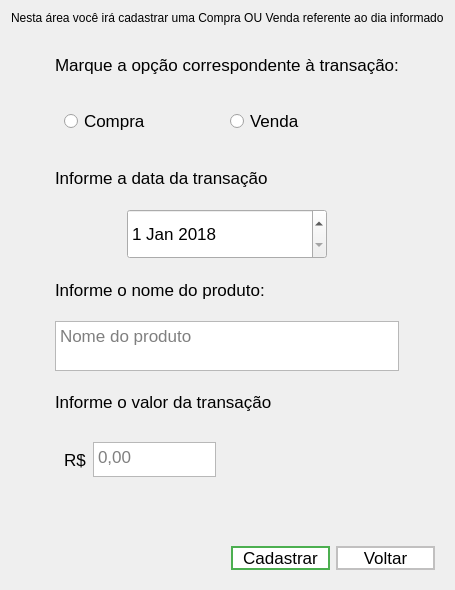
      <widget class="QWidget" name="registration_page">
       <layout class="QGridLayout" name="gridLayout_3">
        <item row="0" column="1">
         <widget class="QLabel" name="page_title">
          <property name="maximumSize">
           <size>
            <width>16777215</width>
            <height>70</height>
           </size>
          </property>
          <property name="text">
           <string>Nesta área você irá cadastrar uma Compra OU Venda referente ao dia informado</string>
          </property>
         </widget>
        </item>
        <item row="2" column="1">
         <widget class="QWidget" name="horizontalWidget" native="true">
          <property name="maximumSize">
           <size>
            <width>16777215</width>
            <height>70</height>
           </size>
          </property>
          <layout class="QHBoxLayout" name="horizontalLayout_5">
           <item>
            <widget class="QLabel" name="spacer_2">
             <property name="text">
              <string/>
             </property>
            </widget>
           </item>
           <item>
            <widget class="QLabel" name="spacer_3">
             <property name="text">
              <string/>
             </property>
            </widget>
           </item>
           <item>
            <widget class="QPushButton" name="register_button_3">
             <property name="maximumSize">
              <size>
               <width>180</width>
               <height>60</height>
              </size>
             </property>
             <property name="font">
              <font>
               <pointsize>13</pointsize>
              </font>
             </property>
             <property name="styleSheet">
              <string notr="true">QPushButton {
	background-color: white;
	color: black;
	border: 2px solid #4CAF50;
}

QPushButton : hover : !pressed {
	background-color: #4CAF50;
	color: white;
	font-weight: bold;
}

QPushButton:pressed {
	background-color: #4CAF50;
	color: white;
	font-weight: bold;
}</string>
             </property>
             <property name="text">
              <string>Cadastrar</string>
             </property>
            </widget>
           </item>
           <item>
            <widget class="QPushButton" name="back_button">
             <property name="maximumSize">
              <size>
               <width>180</width>
               <height>60</height>
              </size>
             </property>
             <property name="font">
              <font>
               <pointsize>13</pointsize>
              </font>
             </property>
             <property name="styleSheet">
              <string notr="true">QPushButton {
	background-color: white;
	color: black;
	border: 2px solid #C1C0C0;
}

QPushButton : hover : !pressed {
	background-color: #C1C0C0;
	color: white;
	font-weight: bold;
}

QPushButton:pressed {
	background-color: #C1C0C0;
	color: white;
	font-weight: bold;
}</string>
             </property>
             <property name="text">
              <string>Voltar</string>
             </property>
            </widget>
           </item>
          </layout>
         </widget>
        </item>
        <item row="1" column="1">
         <widget class="QWidget" name="gridWidget" native="true">
          <property name="minimumSize">
           <size>
            <width>300</width>
            <height>500</height>
           </size>
          </property>
          <property name="font">
           <font>
            <pointsize>13</pointsize>
           </font>
          </property>
          <layout class="QGridLayout" name="gridLayout_10">
           <item row="8" column="0">
            <widget class="QTextEdit" name="product_name_option">
             <property name="sizePolicy">
              <sizepolicy hsizetype="Preferred" vsizetype="Preferred">
               <horstretch>0</horstretch>
               <verstretch>0</verstretch>
              </sizepolicy>
             </property>
             <property name="maximumSize">
              <size>
               <width>16777215</width>
               <height>50</height>
              </size>
             </property>
             <property name="font">
              <font>
               <pointsize>13</pointsize>
              </font>
             </property>
             <property name="undoRedoEnabled">
              <bool>false</bool>
             </property>
             <property name="placeholderText">
              <string>Nome do produto</string>
             </property>
            </widget>
           </item>
           <item row="0" column="0">
            <widget class="QLabel" name="transaction_label">
             <property name="maximumSize">
              <size>
               <width>16777215</width>
               <height>70</height>
              </size>
             </property>
             <property name="font">
              <font>
               <pointsize>13</pointsize>
              </font>
             </property>
             <property name="text">
              <string>Marque a opção correspondente à transação:</string>
             </property>
            </widget>
           </item>
           <item row="2" column="0">
            <widget class="QLabel" name="date_label">
             <property name="maximumSize">
              <size>
               <width>16777215</width>
               <height>70</height>
              </size>
             </property>
             <property name="font">
              <font>
               <pointsize>13</pointsize>
              </font>
             </property>
             <property name="text">
              <string>Informe a data da transação</string>
             </property>
            </widget>
           </item>
           <item row="4" column="0" alignment="Qt::AlignHCenter">
            <widget class="QDateEdit" name="date_option">
             <property name="minimumSize">
              <size>
               <width>200</width>
               <height>0</height>
              </size>
             </property>
             <property name="maximumSize">
              <size>
               <width>200</width>
               <height>50</height>
              </size>
             </property>
             <property name="font">
              <font>
               <pointsize>13</pointsize>
              </font>
             </property>
             <property name="maximumDateTime">
              <datetime>
               <hour>23</hour>
               <minute>59</minute>
               <second>59</second>
               <year>2050</year>
               <month>12</month>
               <day>31</day>
              </datetime>
             </property>
             <property name="minimumDateTime">
              <datetime>
               <hour>0</hour>
               <minute>0</minute>
               <second>0</second>
               <year>1990</year>
               <month>1</month>
               <day>1</day>
              </datetime>
             </property>
             <property name="date">
              <date>
               <year>2018</year>
               <month>1</month>
               <day>1</day>
              </date>
             </property>
            </widget>
           </item>
           <item row="10" column="0">
            <widget class="QLabel" name="value_label">
             <property name="maximumSize">
              <size>
               <width>16777215</width>
               <height>60</height>
              </size>
             </property>
             <property name="font">
              <font>
               <pointsize>13</pointsize>
              </font>
             </property>
             <property name="text">
              <string>Informe o valor da transação</string>
             </property>
            </widget>
           </item>
           <item row="12" column="0">
            <widget class="QLabel" name="spacer">
             <property name="maximumSize">
              <size>
               <width>16777215</width>
               <height>30</height>
              </size>
             </property>
             <property name="text">
              <string/>
             </property>
            </widget>
           </item>
           <item row="7" column="0">
            <widget class="QLabel" name="product_name_label">
             <property name="maximumSize">
              <size>
               <width>16777215</width>
               <height>70</height>
              </size>
             </property>
             <property name="font">
              <font>
               <pointsize>13</pointsize>
              </font>
             </property>
             <property name="text">
              <string>Informe o nome do produto:</string>
             </property>
            </widget>
           </item>
           <item row="11" column="0">
            <widget class="QWidget" name="horizontalWidget" native="true">
             <property name="maximumSize">
              <size>
               <width>170</width>
               <height>70</height>
              </size>
             </property>
             <layout class="QHBoxLayout" name="horizontalLayout_4">
              <item>
               <widget class="QLabel" name="coin_label">
                <property name="text">
                 <string>R$</string>
                </property>
               </widget>
              </item>
              <item>
               <widget class="QTextEdit" name="value_option">
                <property name="sizePolicy">
                 <sizepolicy hsizetype="Preferred" vsizetype="Preferred">
                  <horstretch>0</horstretch>
                  <verstretch>0</verstretch>
                 </sizepolicy>
                </property>
                <property name="maximumSize">
                 <size>
                  <width>160</width>
                  <height>35</height>
                 </size>
                </property>
                <property name="font">
                 <font>
                  <pointsize>13</pointsize>
                 </font>
                </property>
                <property name="verticalScrollBarPolicy">
                 <enum>Qt::ScrollBarAlwaysOff</enum>
                </property>
                <property name="horizontalScrollBarPolicy">
                 <enum>Qt::ScrollBarAlwaysOff</enum>
                </property>
                <property name="autoFormatting">
                 <set>QTextEdit::AutoNone</set>
                </property>
                <property name="undoRedoEnabled">
                 <bool>false</bool>
                </property>
                <property name="html">
                 <string>&lt;!DOCTYPE HTML PUBLIC &quot;-//W3C//DTD HTML 4.0//EN&quot; &quot;http://www.w3.org/TR/REC-html40/strict.dtd&quot;&gt;
&lt;html&gt;&lt;head&gt;&lt;meta name=&quot;qrichtext&quot; content=&quot;1&quot; /&gt;&lt;style type=&quot;text/css&quot;&gt;
p, li { white-space: pre-wrap; }
&lt;/style&gt;&lt;/head&gt;&lt;body style=&quot; font-family:'Sans Serif'; font-size:13pt; font-weight:400; font-style:normal;&quot;&gt;
&lt;p align=&quot;center&quot; style=&quot;-qt-paragraph-type:empty; margin-top:0px; margin-bottom:0px; margin-left:0px; margin-right:0px; -qt-block-indent:0; text-indent:0px;&quot;&gt;&lt;br /&gt;&lt;/p&gt;&lt;/body&gt;&lt;/html&gt;</string>
                </property>
                <property name="acceptRichText">
                 <bool>false</bool>
                </property>
                <property name="placeholderText">
                 <string>0,00</string>
                </property>
               </widget>
              </item>
             </layout>
            </widget>
           </item>
           <item row="1" column="0">
            <widget class="QWidget" name="purchase_sale_options" native="true">
             <property name="maximumSize">
              <size>
               <width>16777215</width>
               <height>50</height>
              </size>
             </property>
             <layout class="QHBoxLayout" name="horizontalLayout_3">
              <item>
               <widget class="QRadioButton" name="sale_option">
                <property name="sizePolicy">
                 <sizepolicy hsizetype="Preferred" vsizetype="Preferred">
                  <horstretch>0</horstretch>
                  <verstretch>0</verstretch>
                 </sizepolicy>
                </property>
                <property name="font">
                 <font>
                  <pointsize>13</pointsize>
                 </font>
                </property>
                <property name="text">
                 <string>Compra</string>
                </property>
               </widget>
              </item>
              <item>
               <widget class="QRadioButton" name="purchase_option">
                <property name="sizePolicy">
                 <sizepolicy hsizetype="Preferred" vsizetype="Preferred">
                  <horstretch>0</horstretch>
                  <verstretch>0</verstretch>
                 </sizepolicy>
                </property>
                <property name="font">
                 <font>
                  <pointsize>13</pointsize>
                 </font>
                </property>
                <property name="text">
                 <string>Venda</string>
                </property>
               </widget>
              </item>
             </layout>
            </widget>
           </item>
          </layout>
         </widget>
        </item>
       </layout>
      </widget>
